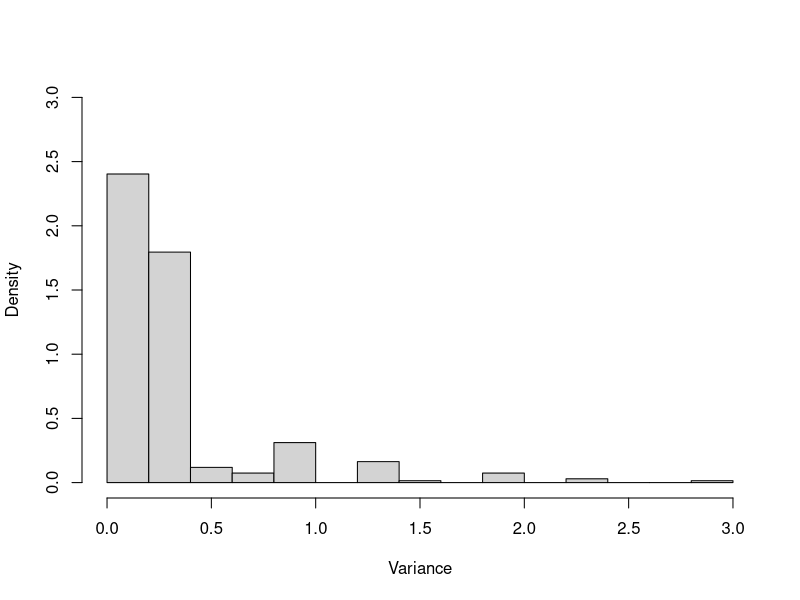
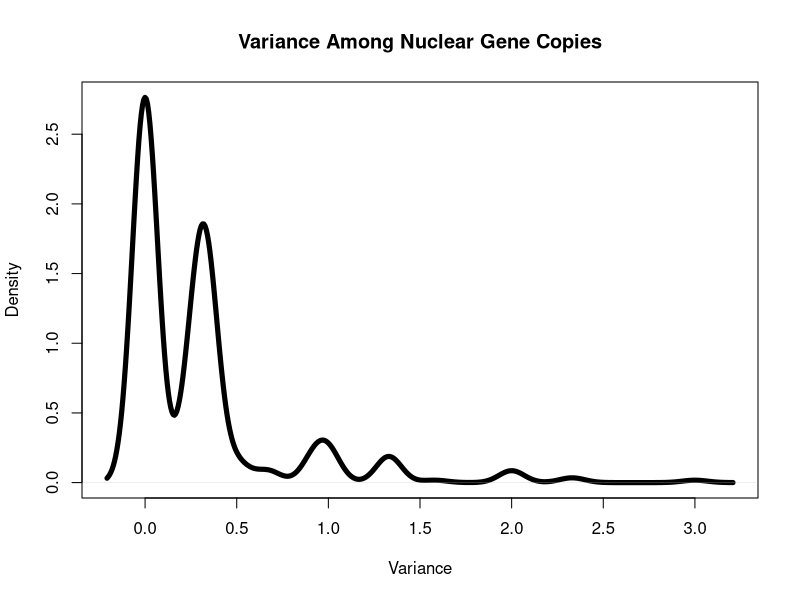
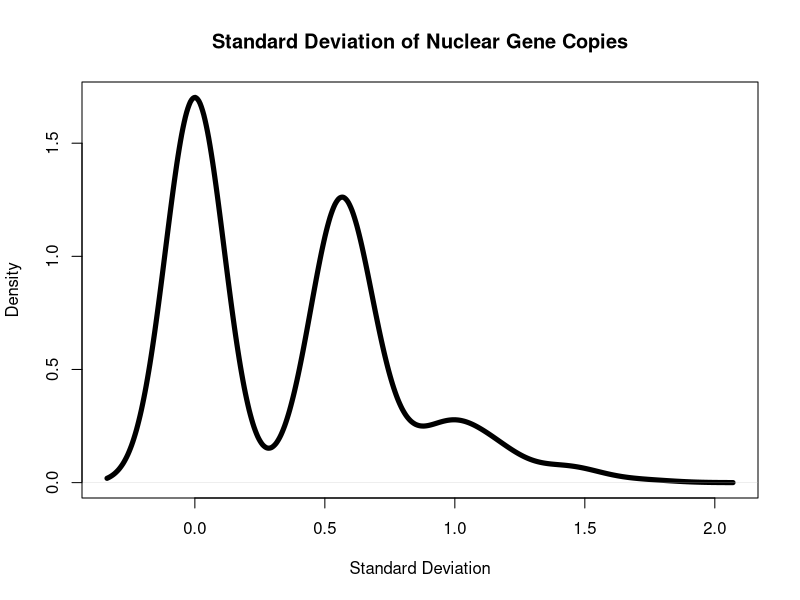
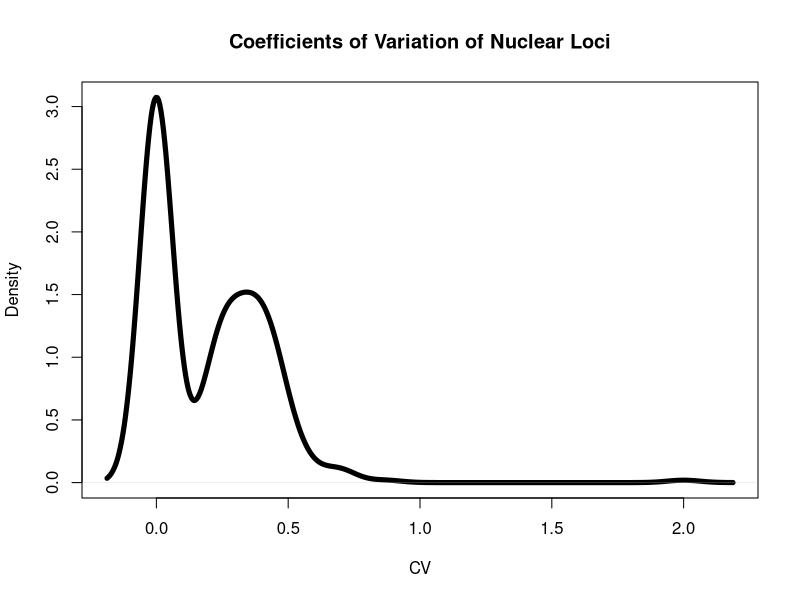

Write R code to recreate these figures, in order.
PURC_VAR <- c(0.00,0.25,1.58,0.00,0.00,0.00,0.00,0.00,0.00,0.00,0.00,0.00,0.00,0.00,0.00,0.33,0.00,0.00,0.00,0.00,0.00,0.00,0.00,0.00,0.00,0.00,0.00,0.00,0.00,0.33,0.00,0.33,0.50,0.33,0.00,0.33,0.00,0.00,0.00,0.25,0.00,0.00,0.00,0.00,0.00,0.00,0.00,0.00,0.92,0.00,0.33,0.33,0.00,0.33,0.00,3.00,0.33,0.00,0.00,0.00,0.00,0.33,1.33,1.00,0.00,0.92,0.00,0.25,0.00,0.00,0.25,0.25,0.25,0.25,0.67,0.00,0.25,0.00,0.00,0.00,0.00,0.33,0.33,0.00,0.00,0.00,0.33,0.00,0.50,0.00,0.00,0.00,0.33,0.33,0.00,0.00,0.50,0.00,0.00,0.00,0.33,0.50,0.33,0.33,0.33,0.00,0.00,0.00,0.33,0.33,0.00,0.00,0.33,0.33,0.33,0.33,0.33,0.33,0.00,0.33,0.33,0.33,0.33,0.33,0.00,0.00,0.33,0.50,0.33,0.33,0.33,0.33,0.00,0.00,0.00,0.00,0.00,0.00,0.33,0.33,0.00,0.00,0.00,0.00,0.00,0.00,0.00,0.00,0.00,0.33,0.92,2.00,0.33,2.00,0.25,2.00,0.25,0.33,0.00,0.25,0.00,1.00,0.25,0.25,0.25,0.00,0.33,0.33,0.33,0.00,0.00,0.00,1.33,0.33,1.33,0.92,0.00,0.00,1.00,1.33,0.33,0.00,0.00,0.33,0.00,0.33,0.92,0.33,0.25,2.00,0.92,1.33,0.00,0.33,0.00,0.33,0.25,0.67,0.50,0.33,0.33,0.33,0.67,0.33,0.33,0.33,0.00,0.33,1.33,0.33,1.00,0.92,0.00,0.00,0.33,0.33,1.33,0.00,0.00,0.00,0.00,0.00,0.00,0.00,0.00,0.33,0.00,0.00,0.33,0.00,0.33,0.00,0.00,0.00,0.00,0.00,0.33,0.00,0.00,0.00,0.33,0.25,0.00,0.25,0.00,1.00,1.33,2.00,0.33,0.00,0.00,0.92,0.33,0.33,1.33,0.33,2.33,1.00,0.33,1.00,0.00,0.33,0.33,0.33,0.00,1.00,0.00,0.00,0.00,0.00,0.33,0.00,0.00,0.33,0.00,0.33,0.00,0.00,0.00,1.00,0.33,0.00,0.00,0.25,1.00,0.25,0.25,0.25,0.25,0.00,1.00,0.92,0.25,0.67,0.00,0.25,0.50,0.00,0.25,0.67,0.25,0.33,0.33,0.00,0.33,0.33,0.00,0.33,0.33,0.50,1.33,0.00,2.33,0.00,0.00,1.00,1.33,0.33,0.00,0.33,0.33,0.33,0.33,0.00,0.00,0.00,0.33,0.25,0.00,0.00,0.00,0.00,0.00,0.33,0.00,0.00,0.25)
hist(PURC_VAR, main = NA, xlab = "Variance", breaks = 20, probability = TRUE, ylim = c(0,3))
plot(density(PURC_VAR), col = "black", lwd = 5, xlab = "Variance", main = "Variance Among Nuclear Gene Copies")
PURC_STDEV <- c(0,0.5,1.258305739,0,0,0,0,0,0,0,0,0,0,0,0,0.577350269,0,0,0,0,0,0,0,0,0,0,0,0,0,0.577350269,0,0.577350269,0.707106781,0.577350269,0,0.577350269,0,0,0,0.5,0,0,0,0,0,0,0,0,0.957427108,0,0.577350269,0.577350269,0,0.577350269,0,1.732050808,0.577350269,0,0,0,0,0.577350269,1.154700538,1,0,0.957427108,0,0.5,0,0,0.5,0.5,0.5,0.5,0.816496581,0,0.5,0,0,0,0,0.577350269,0.577350269,0,0,0,0.577350269,0,0.707106781,0,0,0,0.577350269,0.577350269,0,0,0.707106781,0,0,0,0.577350269,0.707106781,0.577350269,0.577350269,0.577350269,0,0,0,0.577350269,0.577350269,0,0,0.577350269,0.577350269,0.577350269,0.577350269,0.577350269,0.577350269,0,0.577350269,0.577350269,0.577350269,0.577350269,0.577350269,0,0,0.577350269,0.707106781,0.577350269,0.577350269,0.577350269,0.577350269,0,0,0,0,0,0,0.577350269,0.577350269,0,0,0,0,0,0,0,0,0,0.577350269,0.957427108,1.414213562,0.577350269,1.414213562,0.5,1.414213562,0.5,0.577350269,0,0.5,0,1,0.5,0.5,0.5,0,0.577350269,0.577350269,0.577350269,0,0,0,1.154700538,0.577350269,1.154700538,0.957427108,0,0,1,1.154700538,0.577350269,0,0,0.577350269,0,0.577350269,0.957427108,0.577350269,0.5,1.414213562,0.957427108,1.154700538,0,0.577350269,0,0.577350269,0.5,0.816496581,0.707106781,0.577350269,0.577350269,0.577350269,0.816496581,0.577350269,0.577350269,0.577350269,0,0.577350269,1.154700538,0.577350269,1,0.957427108,0,0,0.577350269,0.577350269,1.154700538,0,0,0,0,0,0,0,0,0.577350269,0,0,0.577350269,0,0.577350269,0,0,0,0,0,0.577350269,0,0,0,0.577350269,0.5,0,0.5,0,1,1.154700538,1.414213562,0.577350269,0,0,0.957427108,0.577350269,0.577350269,1.154700538,0.577350269,1.527525232,1,0.577350269,1,0,0.577350269,0.577350269,0.577350269,0,1,0,0,0,0,0.577350269,0,0,0.577350269,0,0.577350269,0,0,0,1,0.577350269,0,0,0.5,1,0.5,0.5,0.5,0.5,0,1,0.957427108,0.5,0.816496581,0,0.5,0.707106781,0,0.5,0.816496581,0.5,0.577350269,0.577350269,0,0.577350269,0.577350269,0,0.577350269,0.577350269,0.707106781,1.154700538,0,1.527525232,0,0,1,1.154700538,0.577350269,0,0.577350269,0.577350269,0.577350269,0.577350269,0,0,0,0.577350269,0.5,0,0,0,0,0,0.577350269,0,0,0.5)
plot(density(PURC_STDEV), col = "black", lwd = 5, xlab = "Standard Deviation", main = "Standard Deviation of Nuclear Gene Copies")
PURC_CV <- c(0,0.285714286,0.559246995,0,0,0,0,0,0,0,0,0,0,0,0,0.24743583,0,0,0,0,0,0,0,0,0,0,0,0,0,0.433012702,0,0.346410161,0.282842712,0.384900179,0,0.346410161,0,0,0,0.4,0,0,0,0,0,0,0,0,0.547101205,0,0.216506351,0.346410161,0,0.216506351,0,0.866025404,0.157459164,0,0,0,0,0.24743583,0.433012702,0.333333333,0,0.425523159,0,0.285714286,0,0,0.285714286,0.285714286,0.285714286,0.285714286,0.408248291,0,0.285714286,0,0,0,0,0.216506351,0.216506351,0,0,0,0.346410161,0,0.471404521,0,0,0,0.216506351,0.216506351,0,0,0.471404521,0,0,0,0.24743583,0.282842712,0.24743583,0.173205081,0.24743583,0,0,0,0.216506351,0.346410161,0,0,0.346410161,0.433012702,0.433012702,0.346410161,0.346410161,0.24743583,0,0.433012702,0.346410161,0.346410161,0.346410161,0.346410161,0,0,0.346410161,0.471404521,0.216506351,0.216506351,0.24743583,0.24743583,0,0,0,0,0,0,0.216506351,0.346410161,0,0,0,0,0,0,0,0,0,0.346410161,0.348155312,0.707106781,0.24743583,0.471404521,0.285714286,0.707106781,0.181818182,0.216506351,0,0.285714286,0,0.666666667,0.4,0.285714286,0.4,0,0.433012702,0.346410161,0.433012702,0,0,0,0.433012702,0.24743583,0.433012702,0.547101205,0,0,0.4,0.433012702,0.346410161,0,0,0.346410161,0,0.433012702,0.294592956,0.173205081,0.133333333,0.471404521,0.294592956,0.346410161,0,0.384900179,0,0.384900179,0.4,0.408248291,0.471404521,0.346410161,0.216506351,0.384900179,0.408248291,0.433012702,0.216506351,0.230940108,0,0.230940108,0.577350269,0.433012702,0.5,0.547101205,0,0,0.24743583,0.24743583,0.494871659,0,0,0,0,0,0,0,0,0.433012702,0,0,0.24743583,0,0.24743583,0,0,0,0,0,0.346410161,0,0,0,0.346410161,0.285714286,0,0.4,0,0.5,0.692820323,0.707106781,0.384900179,0,0,0.425523159,0.230940108,0.230940108,0.314918329,0.173205081,0.45825757,0.25,0.173205081,0.25,0,0.216506351,0.433012702,0.433012702,0,0.5,0,0,0,0,0.433012702,0,0,0.24743583,0,0.433012702,0,0,0,0.333333333,0.24743583,0,0,0.285714286,0.5,0.285714286,0.285714286,0.181818182,0.222222222,0,0.222222222,0.547101205,0.285714286,0.408248291,0,0.285714286,0.471404521,0,0.285714286,0.408248291,0.285714286,0.384900179,0.346410161,0,0.346410161,0.346410161,0,0.346410161,0.433012702,0.471404521,0.433012702,0,0.654653671,0,0,0.5,0.433012702,0.433012702,0,0.346410161,0.346410161,0.433012702,0.346410161,0,0,0,0.433012702,0.4,0,0,0,0,0,0.346410161,0,0,2)
plot(density(PURC_CV), col = "black", lwd = 5, xlab = "CV", main = "Coefficients of Variation of Nuclear Loci")
